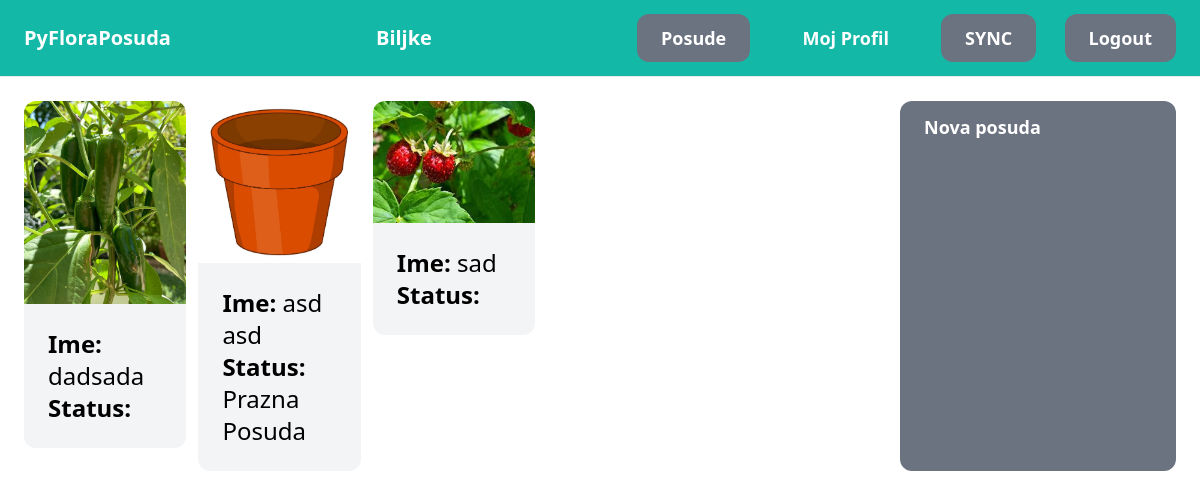
Before: /posude/ (signed in) with the older database file.
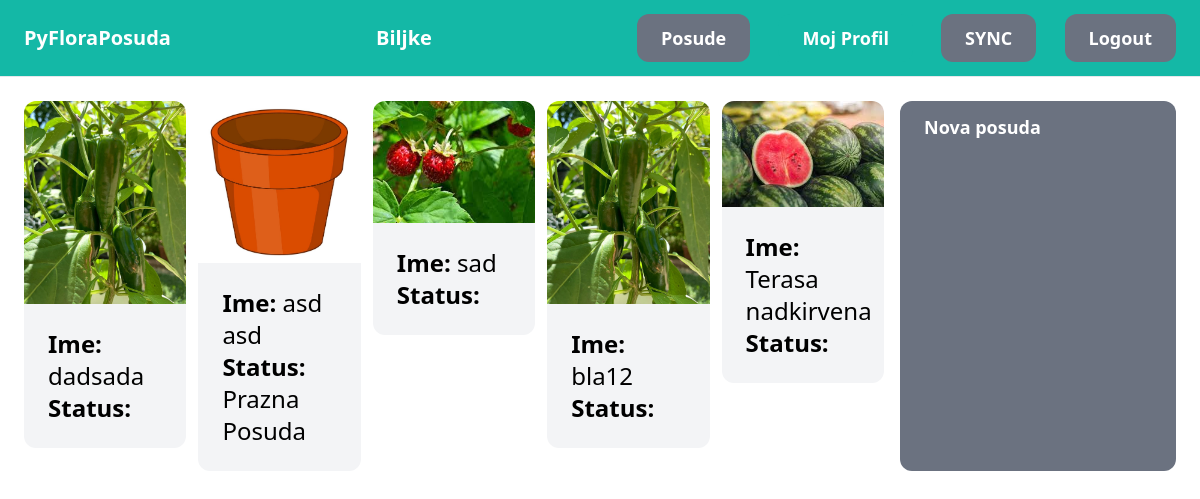
After: the same page with the newer database file.
### pot/models.py (models this page shows, shortened)
class Pot(models.Model):
    name = models.CharField(max_length=255)
    plant = models.ForeignKey(Plant, related_name='potsPlant', on_delete=models.PROTECT, null=True, blank=True)
    user = models.ForeignKey(User, related_name='potsUser', on_delete=models.CASCADE)
    senzorTmp = models.ForeignKey(Senzors, related_name='potsSenzorTmp', on_delete=models.PROTECT)
    senzorPh = models.ForeignKey(Senzors, related_name='potsSenzorPh', on_delete=models.PROTECT)
    senzorBrightness = models.ForeignKey(Senzors, related_name='potsSenzorBrightness', on_delete=models.PROTECT)
    senzorHumidity = models.ForeignKey(Senzors, related_name='potsSenzorHumidity', on_delete=models.PROTECT)
    indoor = models.BooleanField(default=True)
    status = models.CharField(max_length=255)

### plant/models.py (models this page shows, shortened)
class Plant(models.Model):
    name = models.CharField(max_length=255)
    image = models.ImageField(upload_to='plant_images')
    humidity = models.CharField(max_length=255)
    brightness = models.CharField(max_length=255)
    temperature = models.CharField(max_length=255)
    substrate = models.CharField(max_length=255)

### pot/views.py (the view)
# urls.py: path('', views.pots, name='pots'),
def pots(request):
    pots = Pot.objects.filter(user=request.user)
    return render(request, 'pots/pots.html',{
        'pots': pots,
    })

### pot/templates/pots/pots.html (shortened to what this page needs)
{% extends 'core/base.html' %}
{% block content %}
    <div class="pb-6 grid grid-cols-4 gap-4">
        <div class="col-span-3">
            <div class="grid grid-cols-5 gap-3">
                {% for pot in pots %}
                    <div>
                        <a href="{% url 'pot:detail' pot.id %}">
                            <column>
                                <div>
                                    {% if pot.plant.image.url is not null %}
                                        <img src="{{ pot.plant.image.url }}" class="rounded-t-xl">
                                    {% else %}
                                        <img src="../media/plant_images/placeholder.jpg" class="rounded-t-xl">
                                    {% endif %}
                                </div>
                            </column>
                            <column>
                                <div class="p-6 bg-gray-100 rounded-b-xl">
                                    <p class="text-2xl"><strong>Ime: </strong> {{ pot.name }}</p>
                                    {% if pot.plant is not null %}
                                    <p class="text-2xl"><strong>Status: </strong>{{ pot.status }}</p>
                                    {% else %}
                                    <p class="text-2xl"><strong>Status: </strong>Prazna Posuda</p>
                                    {% endif %}
                                </div>
                            </column>
                        </a>
                    </div>
                {% endfor %}
            </div>
        </div>
        <a href="{% url 'pot:new'%}" class="px-6 py-3 text-lg font-semibold bg-gray-500 text-white rounded-xl hover:bg-gray-700">Nova posuda</a>
    </div>
{% endblock %}

Changed rows visible on the page:
added Pot: plant.image (picture), name "bla12"
added Pot: plant.image (picture), name "Terasa nadkirvena"
